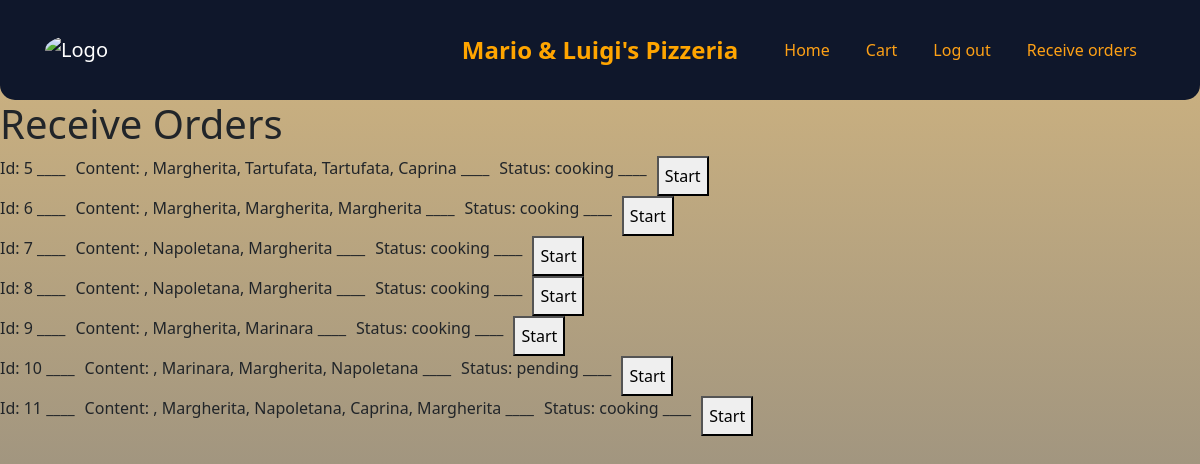
The page /receive-orders (signed in) on the database as committed earlier.
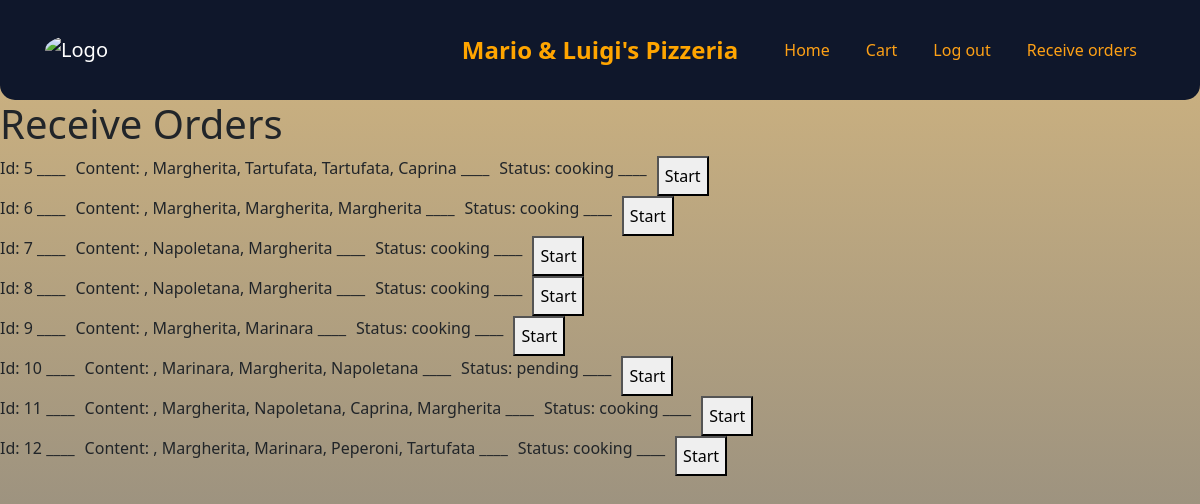
The same page on the database as committed later.
### website/models.py (models this page shows)
class Order(db.Model):
    id = db.Column(db.Integer, primary_key=True)    #primary key
    date = db.Column(db.DateTime(timezone=True), default=func.now())  #current date
    user_id = db.Column(db.Integer, db.ForeignKey('user.id'))         #foreign key
    status = db.Column(db.String(150))
    orderedItems = db.Column(db.String(500))

### website/views.py (the view)
@views.route('/receive-orders', methods=['GET', 'POST'])
@login_required
def receiveOrders():
    global currentOrder
    if request.method == 'POST':
        currentOrderInfo = request.form.get('currentOrder')
        print("pizza")
        print(currentOrderInfo)
        new_order = Order(date=datetime.now(), user_id=current_user.id, status="pending",  orderedItems = currentOrderInfo)     #create new user and hash his password, sha256 is a hashind method
        db.session.add(new_order)             #add the new order to the DB
        db.session.commit()
        currentOrder = new_order
        selected_pizzas.clear() #clear local list cart
        delimiter = ", "
        userCart = Cart.query.filter_by(user_id=current_user.id).first()
        if userCart:
            userCart.content = delimiter.join(selected_pizzas)
            db.session.commit()
        allOrders = Order.query.all()
        return render_template("orderNumber.html", user=current_user, yourOrder=currentOrder, orders=allOrders)
    else:
        allOrders = Order.query.all()
        return render_template("receiveOrders.html", user=current_user, allOrders=allOrders)

### website/templates/receiveOrders.html (shortened to what this page needs)
{% extends "base.html" %}
{% block content%}
    <h1> Receive Orders</h1>
    {%for order in allOrders%}
    <form method="post" action="/start_order">
        <div class="orders">
        <p>Id: {{order.id}} ____</p>
        <p>Content: {{order.orderedItems}} ____</p>
        <p>Status: {{order.status}} ____</p>
        <button> Start </button>
        </div>
    </form>
    {% endfor %}
{% endblock %}

Rows that differ between the two databases and show on the page:
added Order: id "12", orderedItems ", Margherita, Marinara, Peperoni, Tartufata", status "cooking"
